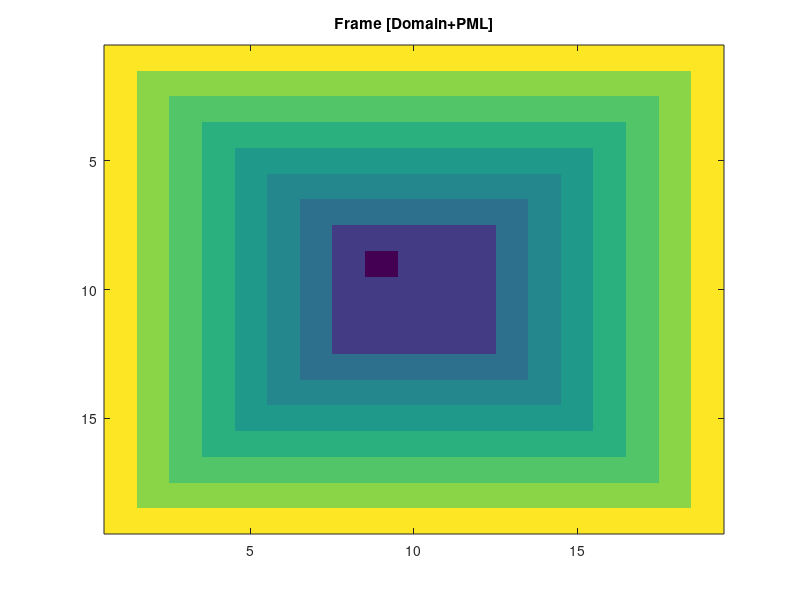

Source code (MATLAB): (Note: this script raises an error after producing the figure.)
% Author: Debasish Ray Mohapatra
% Date: 19 Jan, 2019
% A special thanks to Victor Zappi who helped me to understand and
% implement this code. To visit Victor Zappi's website: http://toomuchidle.com/

%%%%%%%%%%%%%%%%%%%%%%%%%%%%%%%%%%%%%%%%%%%%%%%%%%%%%%%%%%%%%%%%%%%%%%%%%
%% INITIALIZE MATLAB ENVIRONMENT
%%%%%%%%%%%%%%%%%%%%%%%%%%%%%%%%%%%%%%%%%%%%%%%%%%%%%%%%%%%%%%%%%%%%%%%%%
close all; 
clear;
clc;

%%%%%%%%%%%%%%%%%%%%%%%%%%%%%%%%%%%%%%%%%%%%%%%%%%%%%%%%%%%%%%%%%%%%%%%%%
%% DEFINE UNITS
%%%%%%%%%%%%%%%%%%%%%%%%%%%%%%%%%%%%%%%%%%%%%%%%%%%%%%%%%%%%%%%%%%%%%%%%%
meter = 1;
centimeter  =1e-2;

second    = 1;
hertz     = 1/second;
kilohertz = 1e3 * hertz;
megahertz = 1e6 * hertz;
gigahertz = 1e9 * hertz;

gram      = 1e-3;
kilogram  = 1e3*gram;

%%%%%%%%%%%%%%%%%%%%%%%%%%%%%%%%%%%%%%%%%%%%%%%%%%%%%%%%%%%%%%%%%%%%%%%%%
%% DEFINE CONSTANTS
%%%%%%%%%%%%%%%%%%%%%%%%%%%%%%%%%%%%%%%%%%%%%%%%%%%%%%%%%%%%%%%%%%%%%%%%%
rho = 1.140*kilogram/(meter^3);   % Air density  [kg/m^3]
sarte_mul = 1;                     % srate multiplier
c   = 350*meter/second;            % Sound speed in air [m/s]
maxSigmadt = 0.5;                  % Attenuation coefficient at the PML layer
alpha = 0.004;                     % Reflection coefficient
srate = 44100*sarte_mul;           % Sample frequency
z_inv = 1 / (rho*c*( (1+sqrt(1-alpha))/(1-sqrt(1-alpha)) ));
%%%%%%%%%%%%%%%%%%%%%%%%%%%%%%%%%%%%%%%%%%%%%%%%%%%%%%%%%%%%%%%%%%%%%%%%%
%% DASHBOARD
%%%%%%%%%%%%%%%%%%%%%%%%%%%%%%%%%%%%%%%%%%%%%%%%%%%%%%%%%%%%%%%%%%%%%%%%%
dt = 1/srate;                      % Temporal resolution/ sample time period
dx = dt*c*sqrt( 2.0 );             % Spatial resolution along x-direction: CFL Condition
dy = dt*c*sqrt( 2.0 );             % Spatial resolution along x-direction: CFL Condition
AudioTime = 1*second;              % Total audio signal time
kappa = rho*c*c;                   % Bulk modulus

%%%%%%%%%%%%%%%%%%%%%%%%%%%%%%%%%%%%%%%%%%%%%%%%%%%%%%%%%%%%%%%%%%%%%%%%
%% GRID CELL CONSTRUCTION : DEFINE SIGMA AND BETA VALUE FOR EACH CELL
%%%%%%%%%%%%%%%%%%%%%%%%%%%%%%%%%%%%%%%%%%%%%%%%%%%%%%%%%%%%%%%%%%%%%%%%
% domainW an domainH signifies the size of problem space
domainW = input('Enter domain width: ');
domainH = input('Enter domain height: ');

% Number of PML layers
pmlLayer = 6; % Note: Make it a variable [Next Change]

% Build frame [Frame = Domain Size + PML Layers]
frameW = domainW+2*pmlLayer+2; % 2 is for border/dead cells
frameH = domainH+2*pmlLayer+2; % 2 is for border/dead cells
 
%%%%%%%%%%%%%%%%%%%%%%%%%%%%%%%%%%%%%%%%%%%%%%%%%%%%%%%%%%%%%%%%%%%%%%%%%
%% SIMULATION TIME
%%%%%%%%%%%%%%%%%%%%%%%%%%%%%%%%%%%%%%%%%%%%%%%%%%%%%%%%%%%%%%%%%%%%%%%%%
t = 0:dt:AudioTime-dt;            % time steps
STEPS = length(t);                % Total time steps

%%%%%%%%%%%%%%%%%%%%%%%%%%%%%%%%%%%%%%%%%%%%%%%%%%%%%%%%%%%%%%%%%%%%%%%%%
%% SOURCE PARAMETERS
%%%%%%%%%%%%%%%%%%%%%%%%%%%%%%%%%%%%%%%%%%%%%%%%%%%%%%%%%%%%%%%%%%%%%%%%%
% Define source position
excitationX = floor(frameW/2);  
excitationY = floor(frameH/2);
listenerX = excitationX;
listenerY = excitationY;
Pr_Audio = zeros(1, STEPS);

% Define source size
excitationH = 1;
excitationW = 1;

excitationF = 440;        % Source frequency      
srcAmplitude =25;
exeT = linspace(1, STEPS, STEPS);
excitationV = srcAmplitude * sin(2*pi*excitationF*dt*(exeT(:)-1));
% excitationV = impulseResponse(srate, 1000000, 100, 22000);

% Define source propagation direction
% srcDirection index mean: 1 = Left
%                          2 = Down
%                          3 = Right
%                          4 = Up

srcDirection = [-1 -1 1 1];

%%%%%%%%%%%%%%%%%%%%%%%%%%%%%%%%%%%%%%%%%%%%%%%%%%%%%%%%%%%%%%%%%%%%%%%%
%% DEFINE CELL TYPE [Not going to use 'cell_dynamics']
%%%%%%%%%%%%%%%%%%%%%%%%%%%%%%%%%%%%%%%%%%%%%%%%%%%%%%%%%%%%%%%%%%%%%%%%
cell_wall       = 0;
cell_air        = 1;
cell_excitation = 2;
% Note: This need to be changed - Number of PML layers as a variable(Is it necessary??)
cell_pml0       = 3;
cell_pml1       = 4;
cell_pml2       = 5;
cell_pml3       = 6;
cell_pml4       = 7;
cell_pml5       = 8;
cell_dynamic    = 9;
cell_dead       = 10;
cell_numTypes   = 11;

vis_Boundary = 2000;
sigmadt = zeros(pmlLayer, 1);

% To store beta(tube wall) and sigmaPrimedt(PML Layers). 
% Beta for air & PMLLayers = 1 and for tubewall = 0
% sigmaPrimedt = sigmaPrime*dt
% sigmaPrime = 1 - Beta + Sigma
% e.g - 
% WALL -> beta = 0, sigma_prima*dt = (1-0)*dt = 1*dt = dt 
% AIR  -> beta = 1, sigma_prima*dt = (1-1)*dt = 0*dt = 0
% [NOTE] - We are considering excitation cell as a special wall cell
typeValues = zeros(2, cell_numTypes);
typeValues(:, cell_wall+1) = [0, dt];
typeValues(:, cell_air+1) = [1, 0];         % air
typeValues(:, cell_excitation+1) = [0, dt]; % excitation

% Define sigma for PMLLayers 
for pmlCounter = 0:pmlLayer-1
    sigmadt(pmlCounter+1) = (pmlCounter/(pmlLayer-1)) * maxSigmadt;
    typeValues(:, cell_pml0+1+pmlCounter) = [1, sigmadt(pmlCounter+1)];
end
typeValues(:, cell_dead+1)    =  [0, 1000000];  % dead cell


% For pressure and velocity
% PV_N(:,:,1) = To store cell pressure
% PV_N(:,:,2) = To store Vx
% PV_N(:,:,3) = To store Vy
% PV_N(:,:,4) = To store grid cell type

PV_N = zeros(frameH, frameW, 4); 
PV_Nplus1  = zeros(frameH, frameW, 4);
audio_Vis = zeros(frameH, frameW); % Dispaly this array during simmulation

% Define cell type and store it in PV_N(,,4)
% Declare all the cells as air by default
PV_N(1:frameH, 1:frameW, 4) = cell_air;

% Then modify as per the requirement
% Define cell_dead
PV_N(1:frameH,1,4) = cell_dead;
PV_N(1:frameH,frameW,4) = cell_dead;
PV_N(1,1:frameW,4) = cell_dead;
PV_N(frameH,1:frameW,4) = cell_dead;

% Define horizontal PML layers - Start from the outer layers
% -----Horizontal PML Layers-------
cellType = cell_pml5;
yShift = 1;
xStart = 2;
xEnd = frameW-1;

for pmlCount = 1:pmlLayer   
    for hCount = xStart:xEnd
        PV_N(yShift+pmlCount, hCount, 4) = cellType;
        PV_N(frameH-pmlCount, hCount, 4) = cellType;
    end   
    xStart = xStart+1;
    xEnd = xEnd-1;
    cellType = cellType-1;
end

% -----Vertical PML Layers-------
cellType = cell_pml5;
xShift = 1;
yStart = 2;
yEnd = frameH-1;
for pmlCount = 1:pmlLayer
    for vCount = yStart:yEnd
        PV_N(vCount, xShift+pmlCount, 4) = cellType;
        PV_N(vCount, frameW-pmlCount, 4) = cellType;
    end
    
    yStart = yStart+1;
    yEnd = yEnd-1;
    cellType = cellType-1;
end

% Defining source cell type
cellType = cell_excitation;
PV_N(excitationY+(0:excitationH-1), excitationX+(0:excitationW-1), 4) = cellType;

%%%%%%%%%%%%%%%%%%%%%%%%%%%%%%%%%%%%%%%%%%%%%%%%%%%%%%%%%%%%%%%%%%%%%%%%
%% SIMULATION TYPES
%%%%%%%%%%%%%%%%%%%%%%%%%%%%%%%%%%%%%%%%%%%%%%%%%%%%%%%%%%%%%%%%%%%%%%%%
simulationType = input('Choose Simulation Type[1-TubeWall 2-VerticalWall 3-BothEnd OpenTube]: ');

switch simulationType
    
    case 1 % For fixed size tube-wall simulation
        % Check tube length
        tubeLength = input('Enter tube length: ');

        % Fix listener position
        listenerX = excitationX + tubeLength;
        listenerY = excitationY;

        %back walls
        for i=0:excitationH+1
            PV_N(excitationY-1+i, excitationX-1, 4) = cell_wall;
        end

        %tube walls
        for j=excitationX-1:listenerX-2
            PV_N(excitationY-1, j, 4) = cell_wall;
            PV_N(excitationY+excitationH, j, 4) = cell_wall;
        end
        
    case 2 % For vertical wall simulation
        PV_N(excitationY-1:excitationY+20, excitationX+20, 4) = cell_wall;
        
    case 3 % Both end open tube
        % Check tube length
        tubeLength = input('Enter tube length: ');
        
        % Fix listener position
        listenerX = excitationX + tubeLength;
        listenerY = excitationY;
        
        %tube walls
        for j=excitationX-1:listenerX-2
            PV_N(excitationY-1, j, 4) = cell_wall;
            PV_N(excitationY+excitationH, j, 4) = cell_wall;
        end        
    otherwise
end

% Test the frame
frame = PV_N(:, :,4);
frame(listenerY, listenerX) = -1;
imagesc(frame);
title('Frame [Domain+PML]');

%%%%%%%%%%%%%%%%%%%%%%%%%%%%%%%%%%%%%%%%%%%%%%%%%%%%%%%%%%%%%%%%%%%%%%%%
%% CALCULATE MINBETA AND MAXSIGMA
%%%%%%%%%%%%%%%%%%%%%%%%%%%%%%%%%%%%%%%%%%%%%%%%%%%%%%%%%%%%%%%%%%%%%%%%

% Storing min(Beta) and max(sigmaPrimedt) - We'll use this to calculate
% velocity
minVxBeta = zeros(frameH-2,frameW-2);
minVyBeta = zeros(frameH-2,frameW-2);

maxVxSigmaPrimedt = zeros(frameH-2,frameW-2);
maxVySigmaPrimedt = zeros(frameH-2,frameW-2);

PressureSigmaPrimedt = zeros(frameH-2,frameW-2);
cellTypes = zeros(1,3);
sigma_prime_dt = zeros(1,3);
typeIndex = zeros(1,3);

% Not inclusing cell_dead type
for row_idx = 2: frameH-1
    for column_idx = 2:frameW-1
        cellTypes = [PV_N(row_idx, column_idx, 4), PV_N(row_idx, column_idx+1, 4), PV_N(row_idx-1, column_idx, 4)];
        
        % For typeIndex add 1 to cellTypes
        typeIndex = cellTypes(:)+1;
        beta(:) = typeValues(1, typeIndex);
        sigma_prime_dt(:) = typeValues(2, typeIndex);
        
        % For storing minBeta and maxSigmaPrimedt
        minVxBeta(row_idx-1, column_idx-1) = min(beta(1),beta(2));
        minVyBeta(row_idx-1, column_idx-1) = min(beta(1),beta(3));
        
        maxVxSigmaPrimedt (row_idx-1, column_idx-1) = max(sigma_prime_dt(1), sigma_prime_dt(2));
        maxVySigmaPrimedt (row_idx-1, column_idx-1) = max(sigma_prime_dt(1), sigma_prime_dt(3));
        
        PressureSigmaPrimedt(row_idx-1, column_idx-1) = ...
        typeValues(2,typeIndex(1));
    end    
end

betaVxSqr = minVxBeta.*minVxBeta;
betaVxSqr_dt_invRho = (betaVxSqr.*dt)/rho;

betaVySqr = minVyBeta.*minVyBeta;
betaVySqr_dt_invRho = (betaVySqr.*dt)/rho;

rho_sqrC_dt_invds = (kappa*dt)/dx;
% To calculate pressure we do not need to change the sigmaPrimedt
% So for each cell get the cell index and then calculate the corresponding 
% typeIndex (2,:) by adding 1

% PressureSigmaPrimedt = typeValues(2,PV_N(2:frameH-1, 2:frameW-1, 4)+1);

%%%%%%%%%%%%%%%%%%%%%%%%%%%%%%%%%%%%%%%%%%%%%%%%%%%%%%%%%%%%%%%%%%%%%%%%%
%% FDTD PARAMETERS - PART II (INITIALISING FIELD)
%%%%%%%%%%%%%%%%%%%%%%%%%%%%%%%%%%%%%%%%%%%%%%%%%%%%%%%%%%%%%%%%%%%%%%%%%
CxVx    = zeros(frameH-2,frameW-2);
CyVy    = zeros(frameH-2,frameW-2);
CxP     = zeros(frameH-2,frameW-2);
CyP     = zeros(frameH-2,frameW-2);
Pr_next = zeros(frameH-2,frameW-2);
Vx_next = zeros(frameH-2,frameW-2);
Vy_next = zeros(frameH-2,frameW-2);

%clims = [-2000 2000];
figure;
%hImg = imagesc(PV_Nplus1(:,:,1), clims); %VIC in matlab can remove this
% title('Simulation');


for T = 1:STEPS
    
    % STEP1: Calculate (del.V) = (dVx/dx + dVy/dy)
    % CxVx = dVx/dx, where Vx = velocity along x direction
    % CyVy = dVy/dy, where Vy = velocity along y direction
    
    CxVx(1:frameH-2, 1:frameW-2)=(PV_N(2:frameH-1,2:frameW-1,2) - ...
                                  PV_N(2:frameH-1,1:frameW-2,2));
                              
    CyVy(1:frameH-2, 1:frameW-2)=(PV_N(2:frameH-1,2:frameW-1,3) - ...
                                  PV_N(3:frameH,2:frameW-1,3));
    % STEP2: Calculate Pr_next                           
    Pr_next(1:frameH-2,1:frameW-2) = (PV_N(2:frameH-1,2:frameW-1, 1) - ((rho_sqrC_dt_invds.*(CxVx+CyVy))))./...
                                     (1+PressureSigmaPrimedt);
    % STEP3: Copy Pr_next  to PV_Nplus1
    PV_Nplus1(2:frameH-1, 2:frameW-1,1) = Pr_next(:,:);
    
    % STEP4: Calculate Vx & Vy
    % To compute Vx we need calculate CxP = (del.P) = dPx/dx
    % To compute Vy we need calculate CyP = (del.P) = dPy/dy
    
    CxP(1:frameH-2, 1:frameW-2) = (PV_Nplus1(2:frameH-1,3:frameW,1) - PV_Nplus1(2:frameH-1,2:frameW-1,1))/dx;
    CyP(1:frameH-2, 1:frameW-2) = (PV_Nplus1(1:frameH-2,2:frameW-1,1) - PV_Nplus1(2:frameH-1,2:frameW-1,1))/dy;
    
    
    Vx_next(1:frameH-2, 1:frameW-2) = (minVxBeta.*PV_N(2:frameH-1,2:frameW-1,2)- (betaVxSqr_dt_invRho.*CxP));                                
    Vy_next(1:frameH-2, 1:frameW-2) = (minVyBeta.*PV_N(2:frameH-1,2:frameW-1,3)- (betaVySqr_dt_invRho.*CyP));
    
    PV_Nplus1(2:frameH-1, 2:frameW-1,2) = Vx_next(:,:);
    PV_Nplus1(2:frameH-1, 2:frameW-1,3) = Vy_next(:,:);
    
    for row_idx = 2:frameH-1
        for col_idx = 2: frameW-1
            
            cellTypes = [PV_N(row_idx, col_idx, 4), PV_N(row_idx, col_idx+1, 4), PV_N(row_idx-1, col_idx, 4)];
            typeIndex = cellTypes(:)+1;
            beta(:) = typeValues(1, typeIndex);
            
            % STEP5: Add source velocity
            % Verify the cell type is a cell_excitation or not
            is_excitation = [cellTypes(1) == cell_excitation, cellTypes(2) == cell_excitation, cellTypes(3) == cell_excitation];
            are_we_not_excitations = [ (1 - is_excitation(1)) * (1 - is_excitation(2)), (1 - is_excitation(1)) * (1 - is_excitation(3))];
            
            % To calculate the net source velocity
            excitation_weight = [is_excitation(1) is_excitation(1)].*srcDirection(3:4) + [is_excitation(2) is_excitation(3)].*srcDirection(1:2);

            % Inject the source to the Vx_next and Vy_next = excitationV(T)
            PV_Nplus1(row_idx, col_idx, 2) = PV_Nplus1(row_idx, col_idx, 2) + excitationV(T)*excitation_weight(1)*maxVxSigmaPrimedt(row_idx-1, col_idx-1);
            PV_Nplus1(row_idx, col_idx, 3) = PV_Nplus1(row_idx, col_idx, 3) + excitationV(T)*excitation_weight(2)*maxVySigmaPrimedt(row_idx-1, col_idx-1);
            
            % STEP6: Add absorbing boundary condition
            is_normal_dir = [beta(2) ~= cell_air, beta(3) ~= cell_air, beta(3) == cell_air, beta(2) == cell_air];
            
            xor_term = [beta(2) * (1-beta(1)) , beta(1) * (1-beta(2)), beta(3) * (1-beta(1)), beta(1) * (1-beta(3))];
            
            N = [0.707106*is_normal_dir(3) + (1-is_normal_dir(3)), 0.707106*is_normal_dir(2) + (1-is_normal_dir(2)), ...
                 0.707106*is_normal_dir(4) + (1-is_normal_dir(4)), 0.707106*is_normal_dir(1) + (1-is_normal_dir(1))];
        
            vb_alpha = [xor_term(2)*PV_Nplus1(row_idx,col_idx,1)*N(2) - xor_term(1)*PV_Nplus1(row_idx,col_idx+1,1)*N(1), ...
                        xor_term(4)*PV_Nplus1(row_idx,col_idx,1)*N(4) - xor_term(3)*PV_Nplus1(row_idx-1,col_idx,1)*N(3)];
         
            vb_alpha = (vb_alpha.* are_we_not_excitations)*z_inv;
            
            % Update Vx and Vy
            PV_Nplus1(row_idx,col_idx,2) = PV_Nplus1(row_idx,col_idx,2) + maxVxSigmaPrimedt(row_idx-1,col_idx-1) * vb_alpha(1);
            PV_Nplus1(row_idx,col_idx,3) = PV_Nplus1(row_idx,col_idx,3) + maxVySigmaPrimedt(row_idx-1,col_idx-1) * vb_alpha(2);
        end
    end
    

    
    PV_Nplus1(2:frameH-1, 2:frameW-1,2) = PV_Nplus1(2:frameH-1, 2:frameW-1,2)./(minVxBeta+maxVxSigmaPrimedt);
    PV_Nplus1(2:frameH-1, 2:frameW-1,3) = PV_Nplus1(2:frameH-1, 2:frameW-1,3)./(minVyBeta+maxVySigmaPrimedt);
    
    % STEP7: Re-store the grid cell type
    PV_Nplus1(2:frameH-1, 2:frameW-1,4) = PV_N(2:frameH-1, 2:frameW-1,4);
    
    %STEP8: Clear the border cell
    
    PV_Nplus1(:, 1, 1:3) = 0;
    PV_Nplus1(:, 1, 4) = PV_N(:, 1, 4);
    
    PV_Nplus1(:, frameW, 1:3) = 0;
    PV_Nplus1(:, frameW, 4) = PV_N(:, frameW, 4); 

    PV_Nplus1(1, :, 1:3) = 0;
    PV_Nplus1(1, :, 4) = PV_N(1, :, 4);
    
    PV_Nplus1(frameH, :, 1:3) = 0;
    PV_Nplus1(frameH, :, 4) = PV_N(frameH, :, 4); 
    
    audio_Vis = PV_Nplus1(:,:,1);
    audio_Vis(PV_Nplus1(:,:,4)==cell_wall) = vis_Boundary; % To visualize the obstacle
    
    % STEP9: Plot wave simulation
    if ~mod(T,1000)
        imagesc(audio_Vis,[-1000 4000]);  colorbar; % Multiplied with twenty to change the color code
        xlabel('Spatial Resolution along X');
        ylabel('Spatial Resolution along Y');
        title(['STEP NUMBER: ' num2str(T) ' OUT OF ' num2str(STEPS)]);
        drawnow;
    end
    
    % STEP10: Copy PV_Nplus1 to PV_N for the next time step
    PV_N = PV_Nplus1; 
    Pr_Audio(T) = PV_Nplus1(listenerY, listenerX,1);
end